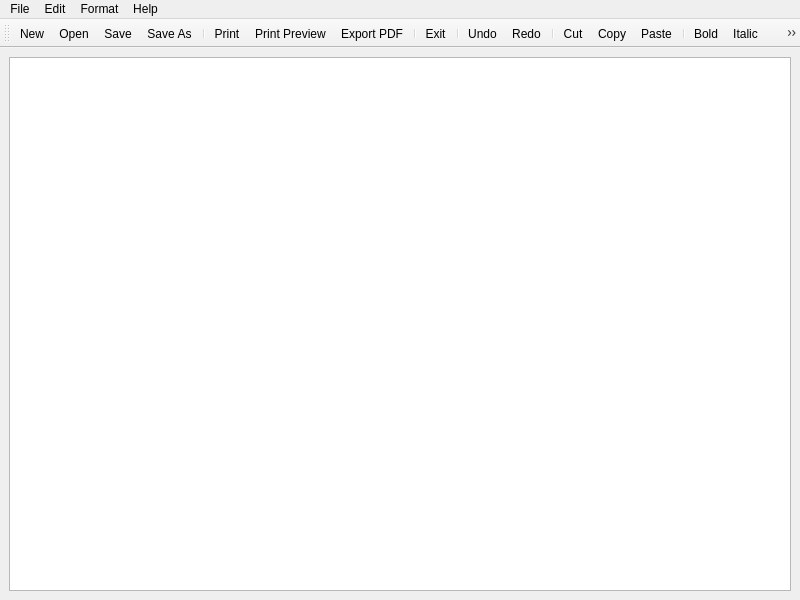
<?xml version="1.0" encoding="UTF-8"?>
<ui version="4.0">
 <class>MainWindow</class>
 <widget class="QMainWindow" name="MainWindow">
  <property name="geometry">
   <rect>
    <x>0</x>
    <y>0</y>
    <width>800</width>
    <height>600</height>
   </rect>
  </property>
  <property name="windowTitle">
   <string>Simple Notepad</string>
  </property>
  <property name="windowIcon">
   <iconset resource="res.qrc">
    <normaloff>:/images/NotePadExample/nodepad.png</normaloff>:/images/NotePadExample/nodepad.png</iconset>
  </property>
  <widget class="QWidget" name="centralwidget">
   <layout class="QHBoxLayout" name="horizontalLayout">
    <item>
     <widget class="QTextEdit" name="textEdit"/>
    </item>
   </layout>
  </widget>
  <widget class="QMenuBar" name="menubar">
   <property name="geometry">
    <rect>
     <x>0</x>
     <y>0</y>
     <width>800</width>
     <height>23</height>
    </rect>
   </property>
   <widget class="QMenu" name="menuFile">
    <property name="title">
     <string>File</string>
    </property>
    <addaction name="actionNew"/>
    <addaction name="actionOpen"/>
    <addaction name="actionSave"/>
    <addaction name="actionSave_As"/>
    <addaction name="separator"/>
    <addaction name="actionPrint"/>
    <addaction name="actionPrint_Preview"/>
    <addaction name="actionExport_PDF"/>
    <addaction name="separator"/>
    <addaction name="actionExit"/>
   </widget>
   <widget class="QMenu" name="menuEdit">
    <property name="title">
     <string>Edit</string>
    </property>
    <addaction name="actionUndo"/>
    <addaction name="actionRedo"/>
    <addaction name="separator"/>
    <addaction name="actionCut"/>
    <addaction name="actionCopy"/>
    <addaction name="actionPaste"/>
   </widget>
   <widget class="QMenu" name="menuFormat">
    <property name="title">
     <string>Format</string>
    </property>
    <addaction name="actionBold"/>
    <addaction name="actionItalic"/>
    <addaction name="actionUnderline"/>
    <addaction name="separator"/>
    <addaction name="actionLeft"/>
    <addaction name="actionRight"/>
    <addaction name="actionCenter"/>
    <addaction name="actionJustify"/>
    <addaction name="separator"/>
    <addaction name="actionFont"/>
    <addaction name="actionColor"/>
   </widget>
   <widget class="QMenu" name="menuHelp">
    <property name="title">
     <string>Help</string>
    </property>
    <addaction name="actionAbout"/>
   </widget>
   <addaction name="menuFile"/>
   <addaction name="menuEdit"/>
   <addaction name="menuFormat"/>
   <addaction name="menuHelp"/>
  </widget>
  <widget class="QToolBar" name="toolBar">
   <property name="windowTitle">
    <string>toolBar</string>
   </property>
   <property name="movable">
    <bool>true</bool>
   </property>
   <property name="floatable">
    <bool>true</bool>
   </property>
   <attribute name="toolBarArea">
    <enum>TopToolBarArea</enum>
   </attribute>
   <attribute name="toolBarBreak">
    <bool>false</bool>
   </attribute>
   <addaction name="actionNew"/>
   <addaction name="actionOpen"/>
   <addaction name="actionSave"/>
   <addaction name="actionSave_As"/>
   <addaction name="separator"/>
   <addaction name="actionPrint"/>
   <addaction name="actionPrint_Preview"/>
   <addaction name="actionExport_PDF"/>
   <addaction name="separator"/>
   <addaction name="actionExit"/>
   <addaction name="separator"/>
   <addaction name="actionUndo"/>
   <addaction name="actionRedo"/>
   <addaction name="separator"/>
   <addaction name="actionCut"/>
   <addaction name="actionCopy"/>
   <addaction name="actionPaste"/>
   <addaction name="separator"/>
   <addaction name="actionBold"/>
   <addaction name="actionItalic"/>
   <addaction name="actionUnderline"/>
   <addaction name="separator"/>
   <addaction name="actionLeft"/>
   <addaction name="actionRight"/>
   <addaction name="actionCenter"/>
   <addaction name="actionJustify"/>
   <addaction name="separator"/>
   <addaction name="actionFont"/>
   <addaction name="actionColor"/>
   <addaction name="separator"/>
   <addaction name="actionAbout"/>
  </widget>
  <action name="actionNew">
   <property name="icon">
    <iconset resource="res.qrc">
     <normaloff>:/images/NotePadExample/new.png</normaloff>:/images/NotePadExample/new.png</iconset>
   </property>
   <property name="text">
    <string>New</string>
   </property>
   <property name="shortcut">
    <string>Ctrl+N</string>
   </property>
  </action>
  <action name="actionOpen">
   <property name="icon">
    <iconset resource="res.qrc">
     <normaloff>:/images/NotePadExample/open.png</normaloff>:/images/NotePadExample/open.png</iconset>
   </property>
   <property name="text">
    <string>Open</string>
   </property>
   <property name="shortcut">
    <string>Ctrl+O</string>
   </property>
  </action>
  <action name="actionSave">
   <property name="icon">
    <iconset resource="res.qrc">
     <normaloff>:/images/NotePadExample/save.png</normaloff>:/images/NotePadExample/save.png</iconset>
   </property>
   <property name="text">
    <string>Save</string>
   </property>
   <property name="shortcut">
    <string>Ctrl+S</string>
   </property>
  </action>
  <action name="actionSave_As">
   <property name="icon">
    <iconset resource="res.qrc">
     <normaloff>:/images/NotePadExample/save.png</normaloff>:/images/NotePadExample/save.png</iconset>
   </property>
   <property name="text">
    <string>Save As</string>
   </property>
   <property name="shortcut">
    <string>Ctrl+Shift+A</string>
   </property>
  </action>
  <action name="actionPrint">
   <property name="icon">
    <iconset resource="res.qrc">
     <normaloff>:/images/NotePadExample/print.png</normaloff>:/images/NotePadExample/print.png</iconset>
   </property>
   <property name="text">
    <string>Print</string>
   </property>
   <property name="shortcut">
    <string>Ctrl+P</string>
   </property>
  </action>
  <action name="actionPrint_Preview">
   <property name="icon">
    <iconset resource="res.qrc">
     <normaloff>:/images/NotePadExample/printprev.png</normaloff>:/images/NotePadExample/printprev.png</iconset>
   </property>
   <property name="text">
    <string>Print Preview</string>
   </property>
   <property name="shortcut">
    <string>Ctrl+Shift+P</string>
   </property>
  </action>
  <action name="actionExport_PDF">
   <property name="icon">
    <iconset resource="res.qrc">
     <normaloff>:/images/NotePadExample/pdf.png</normaloff>:/images/NotePadExample/pdf.png</iconset>
   </property>
   <property name="text">
    <string>Export PDF</string>
   </property>
   <property name="shortcut">
    <string>Ctrl+E</string>
   </property>
  </action>
  <action name="actionExit">
   <property name="icon">
    <iconset resource="res.qrc">
     <normaloff>:/images/NotePadExample/exit.png</normaloff>:/images/NotePadExample/exit.png</iconset>
   </property>
   <property name="text">
    <string>Exit</string>
   </property>
  </action>
  <action name="actionUndo">
   <property name="icon">
    <iconset resource="res.qrc">
     <normaloff>:/images/NotePadExample/undo.png</normaloff>:/images/NotePadExample/undo.png</iconset>
   </property>
   <property name="text">
    <string>Undo</string>
   </property>
   <property name="shortcut">
    <string>Ctrl+U</string>
   </property>
  </action>
  <action name="actionRedo">
   <property name="icon">
    <iconset resource="res.qrc">
     <normaloff>:/images/NotePadExample/redo.png</normaloff>:/images/NotePadExample/redo.png</iconset>
   </property>
   <property name="text">
    <string>Redo</string>
   </property>
   <property name="shortcut">
    <string>Ctrl+R</string>
   </property>
  </action>
  <action name="actionCut">
   <property name="icon">
    <iconset resource="res.qrc">
     <normaloff>:/images/NotePadExample/cut.png</normaloff>:/images/NotePadExample/cut.png</iconset>
   </property>
   <property name="text">
    <string>Cut</string>
   </property>
   <property name="shortcut">
    <string>Ctrl+K</string>
   </property>
  </action>
  <action name="actionCopy">
   <property name="icon">
    <iconset resource="res.qrc">
     <normaloff>:/images/NotePadExample/copy.png</normaloff>:/images/NotePadExample/copy.png</iconset>
   </property>
   <property name="text">
    <string>Copy</string>
   </property>
   <property name="shortcut">
    <string>Ctrl+C</string>
   </property>
  </action>
  <action name="actionPaste">
   <property name="icon">
    <iconset resource="res.qrc">
     <normaloff>:/images/NotePadExample/paste.png</normaloff>:/images/NotePadExample/paste.png</iconset>
   </property>
   <property name="text">
    <string>Paste</string>
   </property>
   <property name="shortcut">
    <string>Ctrl+V</string>
   </property>
  </action>
  <action name="actionBold">
   <property name="icon">
    <iconset resource="res.qrc">
     <normaloff>:/images/NotePadExample/bold.png</normaloff>:/images/NotePadExample/bold.png</iconset>
   </property>
   <property name="text">
    <string>Bold</string>
   </property>
   <property name="shortcut">
    <string>Ctrl+Shift+B</string>
   </property>
  </action>
  <action name="actionItalic">
   <property name="icon">
    <iconset resource="res.qrc">
     <normaloff>:/images/NotePadExample/italic.png</normaloff>:/images/NotePadExample/italic.png</iconset>
   </property>
   <property name="text">
    <string>Italic</string>
   </property>
   <property name="shortcut">
    <string>Ctrl+Shift+I</string>
   </property>
  </action>
  <action name="actionUnderline">
   <property name="icon">
    <iconset resource="res.qrc">
     <normaloff>:/images/NotePadExample/underline.png</normaloff>:/images/NotePadExample/underline.png</iconset>
   </property>
   <property name="text">
    <string>Underline</string>
   </property>
   <property name="shortcut">
    <string>Ctrl+Shift+U</string>
   </property>
  </action>
  <action name="actionLeft">
   <property name="icon">
    <iconset resource="res.qrc">
     <normaloff>:/images/NotePadExample/left.png</normaloff>:/images/NotePadExample/left.png</iconset>
   </property>
   <property name="text">
    <string>Left</string>
   </property>
   <property name="shortcut">
    <string>Ctrl+Shift+L</string>
   </property>
  </action>
  <action name="actionRight">
   <property name="icon">
    <iconset resource="res.qrc">
     <normaloff>:/images/NotePadExample/right.png</normaloff>:/images/NotePadExample/right.png</iconset>
   </property>
   <property name="text">
    <string>Right</string>
   </property>
   <property name="shortcut">
    <string>Ctrl+Shift+R</string>
   </property>
  </action>
  <action name="actionCenter">
   <property name="icon">
    <iconset resource="res.qrc">
     <normaloff>:/images/NotePadExample/center.png</normaloff>:/images/NotePadExample/center.png</iconset>
   </property>
   <property name="text">
    <string>Center</string>
   </property>
   <property name="shortcut">
    <string>Ctrl+Shift+C</string>
   </property>
  </action>
  <action name="actionJustify">
   <property name="icon">
    <iconset resource="res.qrc">
     <normaloff>:/images/NotePadExample/justify.png</normaloff>:/images/NotePadExample/justify.png</iconset>
   </property>
   <property name="text">
    <string>Justify</string>
   </property>
   <property name="shortcut">
    <string>Ctrl+Shift+J</string>
   </property>
  </action>
  <action name="actionFont">
   <property name="icon">
    <iconset resource="res.qrc">
     <normaloff>:/images/NotePadExample/font.png</normaloff>:/images/NotePadExample/font.png</iconset>
   </property>
   <property name="text">
    <string>Font</string>
   </property>
  </action>
  <action name="actionColor">
   <property name="icon">
    <iconset resource="res.qrc">
     <normaloff>:/images/NotePadExample/color.png</normaloff>:/images/NotePadExample/color.png</iconset>
   </property>
   <property name="text">
    <string>Color</string>
   </property>
  </action>
  <action name="actionAbout">
   <property name="icon">
    <iconset resource="res.qrc">
     <normaloff>:/images/NotePadExample/about.png</normaloff>:/images/NotePadExample/about.png</iconset>
   </property>
   <property name="text">
    <string>About</string>
   </property>
  </action>
 </widget>
 <resources>
  <include location="res.qrc"/>
 </resources>
 <connections/>
</ui>
